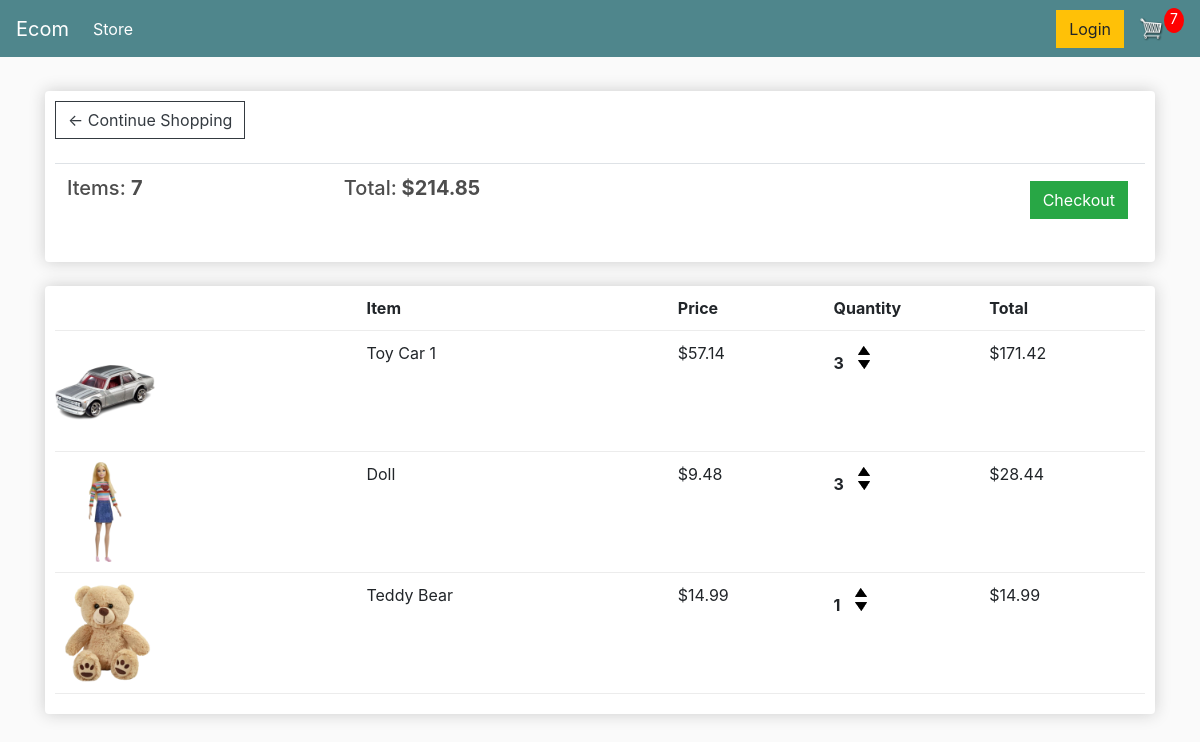
The app's page /cart/ (signed in) with its own data.
### Site/models.py (models this page shows, shortened)
class Order(models.Model):
	customer = models.ForeignKey(Customer, on_delete=models.SET_NULL, null=True, blank=True)
	date_ordered = models.DateTimeField(auto_now_add=True)
	complete = models.BooleanField(default=False)
	transaction_id = models.CharField(max_length=100, null=True)
	@property
	def get_cart_total(self):
		orderitems = self.orderitem_set.all()
		total = sum([item.get_total for item in orderitems])
		return total
	@property
	def get_cart_items(self):
		orderitems = self.orderitem_set.all()
		total = sum([item.quantity for item in orderitems])
		return total

class OrderItem(models.Model):
	product = models.ForeignKey(Product, on_delete=models.SET_NULL, null=True)
	order = models.ForeignKey(Order, on_delete=models.SET_NULL, null=True)
	quantity = models.IntegerField(default=0, null=True, blank=True)
	date_added = models.DateTimeField(auto_now_add=True)
	@property
	def get_total(self):
		total = self.product.price * self.quantity
		return total

class Product(models.Model):
	name = models.CharField(max_length=200)
	brand = models.CharField(max_length=200)
	description = models.CharField(max_length=200)
	price = models.FloatField()
	image = models.ImageField(null=True, blank=True)
	@property
	def imageURL(self):
		try:
			url = self.image.url
		except:
			url = ''
		return url

### Site/views.py (the view)
# urls.py: path('cart/', views.Cart, name="Cart"),
def Cart(request):
	if request.user.is_authenticated:
		customer = request.user.customer
		order, created = Order.objects.get_or_create(customer=customer, complete=False)
		items = order.orderitem_set.all()
		cartItems = order.get_cart_items
	else:
		items = []
		order = {'get_cart_total':0, 'get_cart_items':0, 'shipping':False}
		cartItems = order['get_cart_items']
	context = {'items':items, 'order':order, 'cartItems':cartItems}
	return render(request, 'Site/Cart.html', context)

### templates/Site/Cart.html
{% extends 'site/Main.html' %}
{% load static %}
{% block content %}
	<div class="row">
		<div class="col-lg-12">
			<div class="box-element">
				<a  class="btn btn-outline-dark" href="{% url 'Store' %}">&#x2190; Continue Shopping</a>
				<br>
				<br>
				<table class="table">
					<tr>
						<th><h5>Items: <strong>{{order.get_cart_items}}</strong></h5></th>
						<th><h5>Total:<strong> ${{order.get_cart_total|floatformat:2}}</strong></h5></th>
						<th>
							<a  style="float:right; margin:5px;" class="btn btn-success" href="{% url 'Checkout' %}">Checkout</a>
						</th>
					</tr>
				</table>
			</div>
			<br>
			<div class="box-element">
				<div class="cart-row">
					<div style="flex:2"></div>
					<div style="flex:2"><strong>Item</strong></div>
					<div style="flex:1"><strong>Price</strong></div>
					<div style="flex:1"><strong>Quantity</strong></div>
					<div style="flex:1"><strong>Total</strong></div>
				</div>
				{% for item in items %}
				<div class="cart-row">
					<div style="flex:2"><img class="row-image" src="{{item.product.imageURL}}"></div>
					<div style="flex:2"><p>{{item.product.name}}</p></div>
					<div style="flex:1"><p>${{item.product.price|floatformat:2}}</p></div>
					<div style="flex:1">
						<p class="quantity">{{item.quantity}}</p>
						<div class="quantity">
							<img data-product="{{item.product.id}}" data-action="add" class="chg-quantity update-cart" src="{% static  'images/arrow-up.png' %}">
							<img data-product="{{item.product.id}}" data-action="remove" class="chg-quantity update-cart" src="{% static  'images/arrow-down.png' %}">
						</div>
					</div>
					<div style="flex:1"><p>${{item.get_total|floatformat:2}}</p></div>
				</div>
				{% endfor %}
			</div>
		</div>
	</div>
{% endblock content %}

### templates/Site/Main.html (shortened to what this page needs)
{% load static %}
<html>
<head>
	<link rel="stylesheet" href="https://stackpath.bootstrapcdn.com/bootstrap/4.4.1/css/bootstrap.min.css">
	<link rel="stylesheet" type="text/css" href="{% static 'css/main.css' %}">
</head>
<body>
	<nav class="navbar navbar-expand-lg navbar-dark bg-dark">
	  <a class="navbar-brand" href="{% url 'Store' %}">Ecom</a>
	  <div class="collapse navbar-collapse" id="navbarSupportedContent">
	    <ul class="navbar-nav mr-auto">
	      <li class="nav-item active">
	        <a class="nav-link" href="{% url 'Store' %}">Store <span class="sr-only">(current)</span></a>
	      </li>
	    </ul>
	    <div class="form-inline my-2 my-lg-0">
	     	<a href="#"class="btn btn-warning">Login</a>
	     	<a href="{% url 'Cart' %}">
	    		<img  id="cart-icon" src="{% static 'images/cart.png' %}">
	    	</a>
	    	<p id="cart-total">{{cartItems}}</p>
	    </div>
	  </div>
	</nav>
     <div class="container">
            <br>
            {% block content %}
            {% endblock content %}
         </div>
</body>
</html>

### static/css/main.css (style rules this page uses)
body { background-color: hsl(0, 0%, 98%); }
h1,h2,h3,h4,h5,h6 { color:hsl(0, 0%, 30%); }
.box-element { box-shadow:hsl(0, 0%, 80%) 0 0 16px; background-color: #fff; border-radius: 4px; padding: 10px; }
.bg-dark { background-color: #4f868c!important; }
#cart-icon { width:25px; display: inline-block; margin-left: 15px; }
#cart-total { display: block; text-align: center; color:#fff; background-color: red; width: 20px; height: 25px; border-radius: 50%; font-size: 14px; }
.col-lg-4, .col-lg-6, .col-lg-8, .col-lg-12 { margin-top: 10px; }
.btn { border-radius: 0; }
.row-image { width: 100px; }
.cart-row { display: flex; align-items: flex-stretch; padding-bottom: 10px; margin-bottom: 10px; border-bottom: 1px solid #ececec; }
.quantity { display: inline-block; font-weight: 700; padding-right:10px; }
.chg-quantity { width: 12px; cursor: pointer; display: block; margin-top: 5px; transition:.1s; }

### records on screen
Order: get_cart_items "7", get_cart_total "214.85"
OrderItem: product.imageURL (picture), product.name "Toy Car 1", product.price "57.14", quantity "3", get_total "171.42"
OrderItem: product.imageURL (picture), product.name "Doll", product.price "9.48", quantity "3", get_total "28.44"
OrderItem: product.imageURL (picture), product.name "Teddy Bear", product.price "14.99", quantity "1", get_total "14.99"

### other values on screen
{{ cartItems }} "7"
